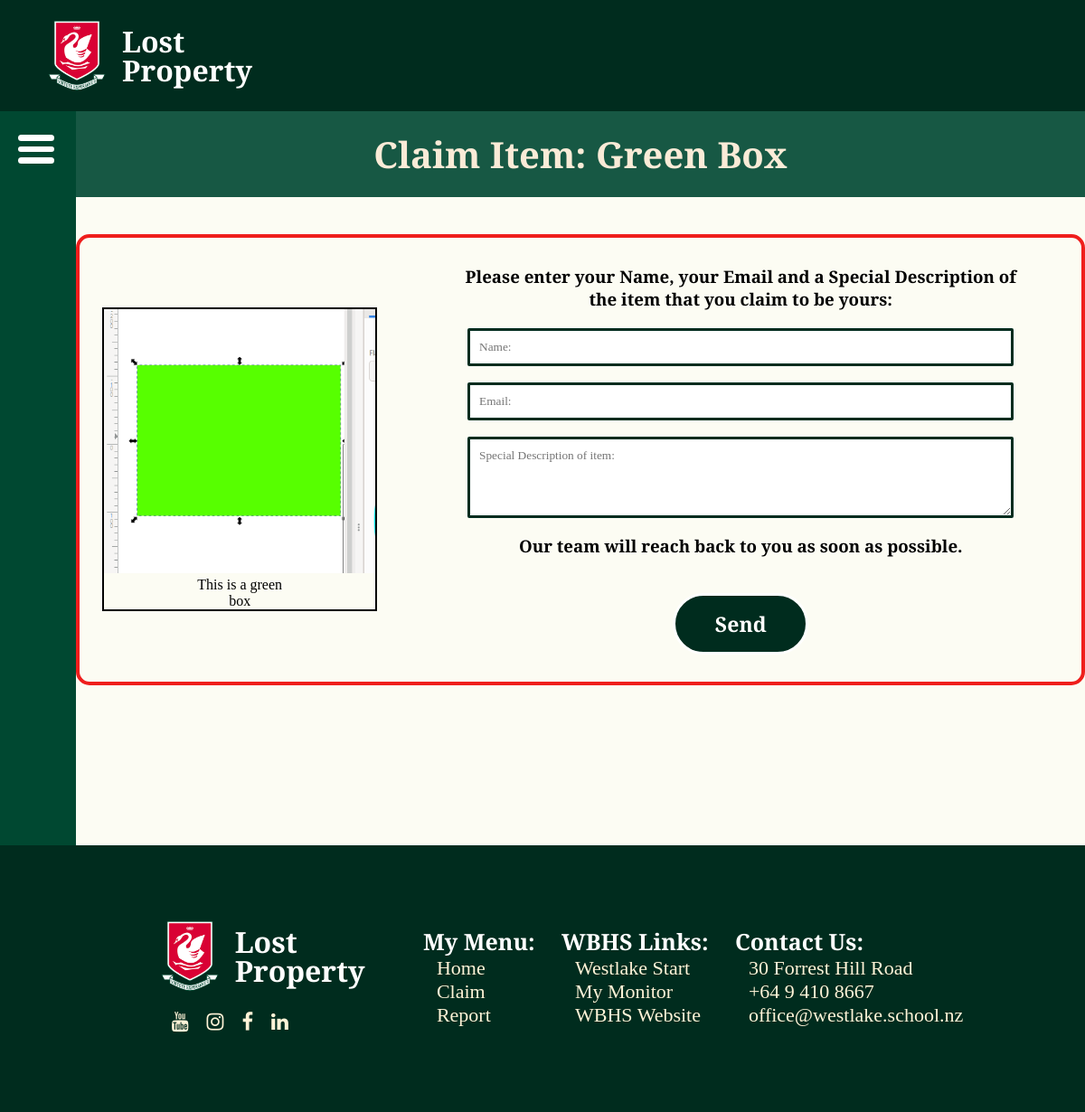
Screenshot of /claim_item/2 with the database file from the repository.
### tables this page shows
CREATE TABLE items (
            id INTEGER PRIMARY KEY AUTOINCREMENT,
            item_name TEXT,
            name TEXT,
            description TEXT,
            image_filename TEXT,
            category TEXT
        );

### app.py (the view)
@app.route('/claim_item/<int:item_id>', methods=['GET', 'POST'])
def claim_item(item_id):
    conn = get_db_connection()
    item = conn.execute('SELECT * FROM items WHERE id = ?', (item_id,)).fetchone()
    conn.close()
    if not item:
        flash("Item not found.")
        return redirect(url_for('claim'))
    if request.method == 'POST':
        pass
    return render_template('claim_form.html', item=item)

### app.py (called while the page is built)
def get_db_connection():
    db_path = os.path.join('Final', 'WBHSLostProperty.db')
    conn = sqlite3.connect(db_path)
    conn.row_factory = sqlite3.Row
    return conn

### templates/claim_form.html (shortened to what this page needs)
{% extends 'base.html' %}
{% block body %}
<h2 class="page_header">Claim Item: {{ item['item_name'] }}</h2>
<div class="claim_form_container">
    <form onsubmit="sendEmail(); reset(); return false">
        <div class="item_preview">
            <img src="{{ url_for('static', filename='uploads/' + item['image_filename']) }}" style="max-width:300px;">
            <p>{{ item['description'] }}</p>
        </div>
        <div class="claim_form">
            <h3>Please enter your Name, your Email and a Special Description of the item that you claim to be yours:</h3>
            <input type="text" id="name" placeholder="Name:" required>
            <br>
            <input type="email" id="email" placeholder="Email:" required>
            <br>
            <textarea id="message" rows="4" placeholder="Special Description of item:"></textarea>
            <br>
            <h3>Our team will reach back to you as soon as possible.</h3>
            <button type="submit">Send</button>
        </div>
    </form>
</div>
{% endblock %}

### static/style.css (style rules this page uses)
* { margin: 0; padding: 0; box-sizing: 0; font-family: "EB Garamond", serif; }
body { margin: 0; padding: 0; overflow-x: hidden; background: rgba(252, 252, 240, 0.783); }
.page_header { font-size: 40px; font-weight: bold; width: 100%; height: fit-content; padding: 20px 0px; background:#175844; color:antiquewhite; }
.form_container, .claim_form_container { width: 100%; height: 100vh; margin-top: 50px; display: flex; flex-direction: column; align-items: center; justify-content: center; text-align: center; }
.claim_form_container { margin-top: -110px; margin-bottom: -100px; }
.claim_form_container form { border: 4px solid #ed0000e1; display: flex; align-items: center; border-radius: 15px; }
.claim_form_container .claim_form { display: flex; flex-direction: column; padding: 30px; width: 58%; margin: 0 auto; }
.claim_form_container .item_preview { margin: 0 auto; border: 2px solid black; padding: 0; }
.claim_form_container .item_preview p { width: 40%; height: fit-content; margin: 0 auto; }
.form_container form h3, .claim_form_container form h3 { color: black; font-weight: 800; margin-bottom: 20px; }
.form_container form input, form textarea , .claim_form_container form input, form textarea { border: 0; padding: 10px; border: #002c1e 3px solid; border-radius: 2px; width: 90%; margin: 0 auto; }
.form_container form button, .claim_form_container form button { padding: 15px; background: #002c1e; color: white; font-size: 23px; font-weight: bold; border: 0; border-radius: 40px; outline: none; width: 150px; margin: 20px auto 0; border: 3px solid white; }

### rows the page displays
items: item_name "Green Box", image_filename (picture), description "This is a green box"
